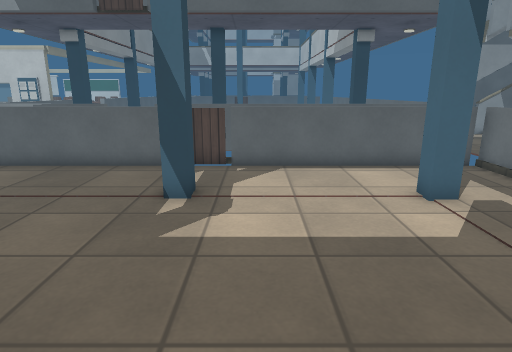
view 1 (above)

12 first-person views from a walk through a level from a Godot 3-D game. The camera is 1.3 m above the floor, tilts 14° down and sees 75° across. The floor is counted in squares, 0.5 m on a side. Each view is taken from the middle of a square. On the plan, view 1 faces up. The plan holds only what a view shows up to about 20 squares ahead; the rest is blank. The place goes on beyond the plan. Surface patterns are stand-ins for the level's own textures.

view 2
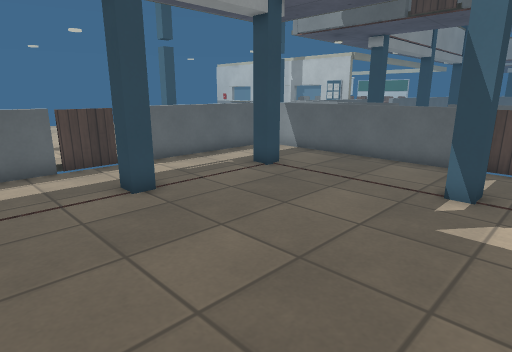

view 3
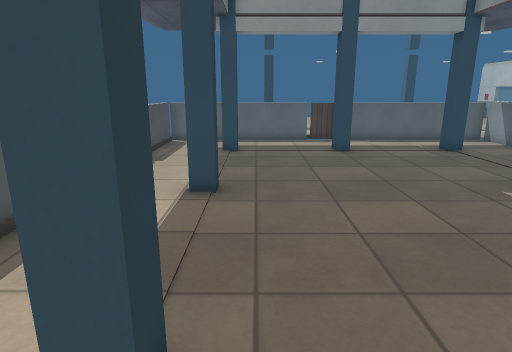

view 4
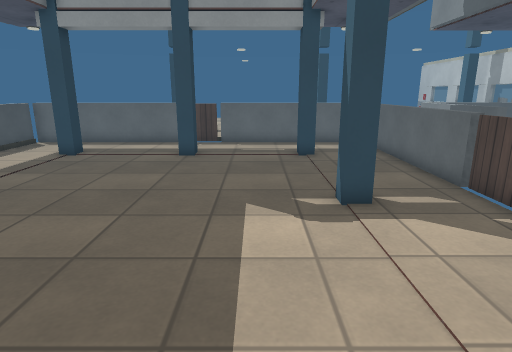

view 5
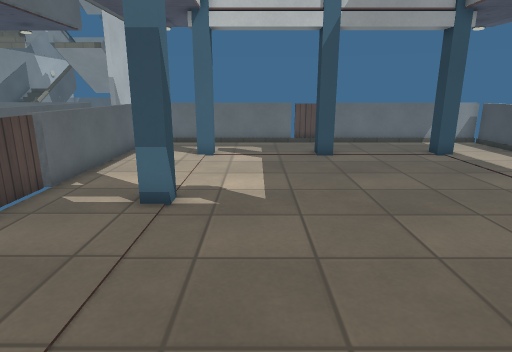

view 6
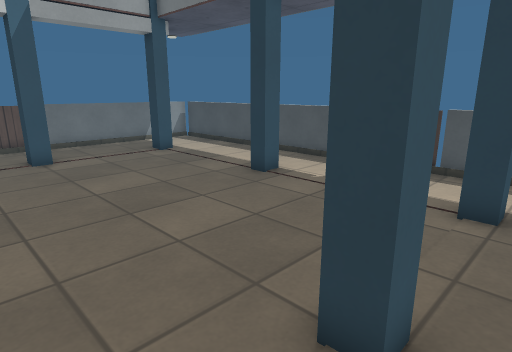

view 7
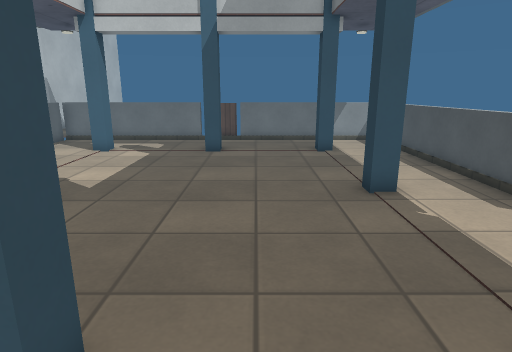

view 8
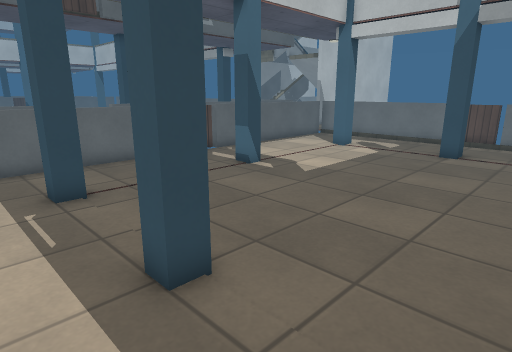

view 9
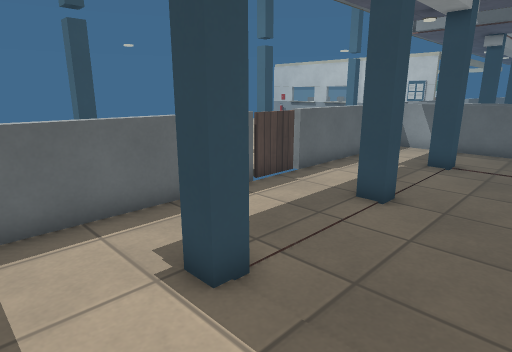

view 10
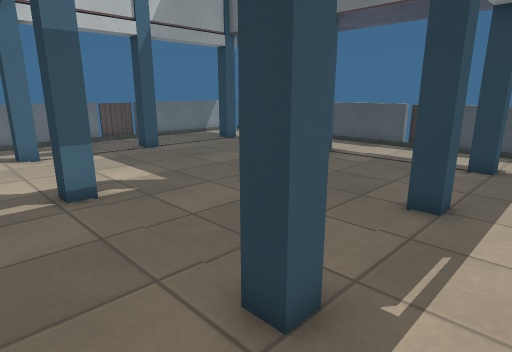

view 11
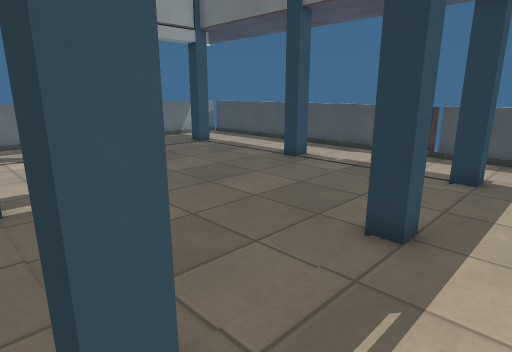

view 12
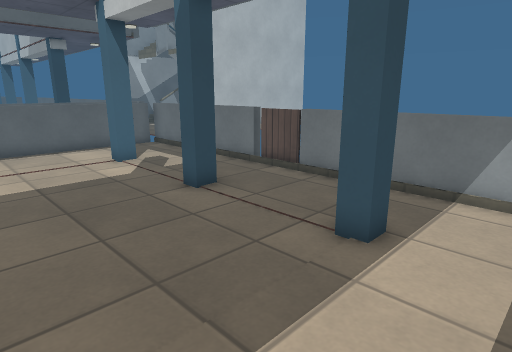

### Floor plan
Points are (right, up) in squares from view 1. A wall is a line through its corners. A room is listed if a view was taken in it or the views show most of it. See-through windows are left out.
Room 1 (views 1, 2, 3, 4, 5, 6, 7, 8, 9, 10, 11, 12)
walls: (-8.3, 2.7) (-9, 2.7) (-9, 3.3) (-8.3, 3.3) (-8.3, 2.7); (-8.3, -1.9) (-8.3, -2.5) (-9, -2.5) (-9, -1.9) (-8.3, -1.9); (-8.3, 7.9) (-9, 7.9) (-9, 8.5) (-8.3, 8.5) (-8.3, 7.9); (4.3, -1.9) (5, -1.9) (5, -2.5) (4.3, -2.5) (4.3, -1.9); (5.1, 7.9) (4.3, 7.9) (4.3, 8.5) (5, 8.5)
low walls: (-4.5, -5.8) (7.8, -5.8); (-12, 4) (-12, -5.8) (-6.6, -5.8); (8, 4) (8, 11.9); (-6.6, -6) (-4.6, -6); (8.2, 2) (8.2, 4); (7.8, 11.8) (-12, 11.8) (-12, 4.1); (8, -5.9) (8, 1.9)
ways out: gap at (-12, 2); gap at (-12, 4); gap at (-3, 12); gap at (-1, 12); gap at (8, 2); gap at (8, 4)

Where each view was taken, in squares from view 1:
view 1: 0 up, 0 right, facing up
view 2: 1 down, 0 right, facing up-left
view 3: 1 down, 7 right, facing left
view 4: 6 up, 6 right, facing left
view 5: 6 up, 10 left, facing right
view 6: 6 up, 10 left, facing down-right
view 7: 1 up, 11 left, facing right
view 8: 1 down, 11 left, facing up-right
view 9: 5 down, 5 left, facing up-left
view 10: 11 up, 11 left, facing down-right
view 11: 9 up, 11 left, facing down-right
view 12: 5 down, 1 left, facing up-right
